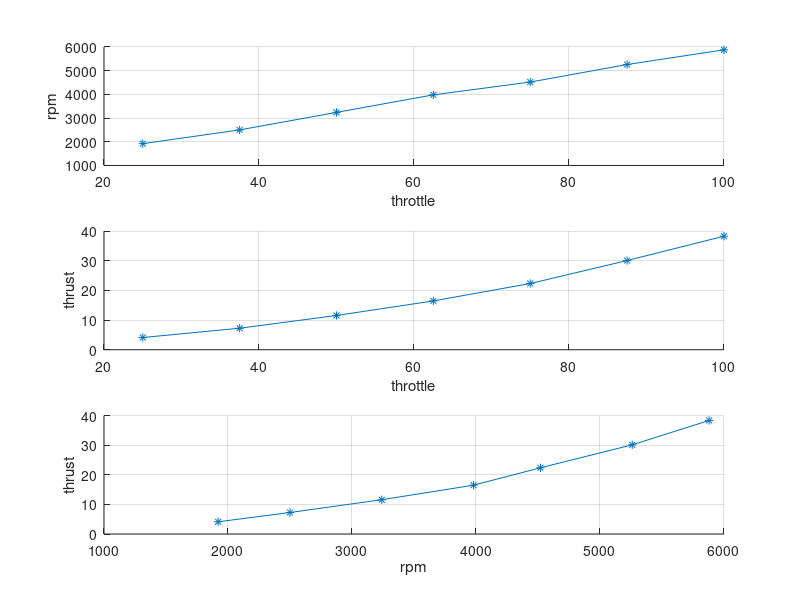

The MATLAB script that drew this image:
function kde_cf185_dp = get_kde_cf185_dp_st()
    Vsupply = 30;
     
    kde_cf185_dp.throttle_arr = [25 37.5 50 62.5 75 87.5 100];
    kde_cf185_dp.Imotor_arr = [0.9 1.8 3.1 5.1 7.9 11.7 15.5];
    kde_cf185_dp.power_arr = Vsupply * kde_cf185_dp.Imotor_arr;
    kde_cf185_dp.thrust_arr = [4.12 7.26 11.57 16.48 22.36 30.11 38.34];
    kde_cf185_dp.rpm_arr = [1920 2500  3240 3980 4520 5260 5880];

    fig = figure;
    subplot(3, 1, 1);
    hold on;
    plot(kde_cf185_dp.throttle_arr, kde_cf185_dp.rpm_arr, '*-');
    xlabel('throttle')
    ylabel('rpm')
    grid on;

    subplot(3, 1, 2);
    hold on;
    plot(kde_cf185_dp.throttle_arr, kde_cf185_dp.thrust_arr, '*-');
    xlabel('throttle')
    ylabel('thrust')
    grid on;

    subplot(3, 1, 3);
    hold on;
    plot(kde_cf185_dp.rpm_arr, kde_cf185_dp.thrust_arr, '*-');
    xlabel('rpm')
    ylabel('thrust')
    % title('linreg (3points) around 400RPM slope 0.008, intercept -15.765'); 
    %, r_value 0.990, p_value 0.090, std_err 0.001')
    grid on;

    saveas(fig, 'kde_cf185_dp.png');
    close all
end


